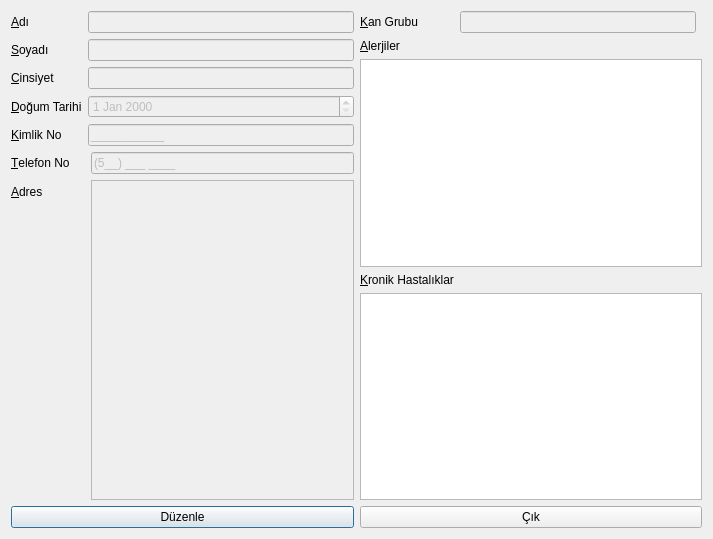
<?xml version="1.0" encoding="UTF-8"?>
<ui version="4.0">
 <class>HastaBilgi</class>
 <widget class="QDialog" name="HastaBilgi">
  <property name="geometry">
   <rect>
    <x>0</x>
    <y>0</y>
    <width>713</width>
    <height>539</height>
   </rect>
  </property>
  <property name="windowTitle">
   <string>Dialog</string>
  </property>
  <layout class="QGridLayout" name="gridLayout_2">
   <item row="0" column="0">
    <layout class="QFormLayout" name="formLayout">
     <item row="0" column="0">
      <widget class="QLabel" name="lblAdi">
       <property name="text">
        <string>&amp;Adı</string>
       </property>
       <property name="buddy">
        <cstring>leAdi</cstring>
       </property>
      </widget>
     </item>
     <item row="0" column="1">
      <widget class="QLineEdit" name="leAdi">
       <property name="enabled">
        <bool>false</bool>
       </property>
      </widget>
     </item>
     <item row="1" column="0">
      <widget class="QLabel" name="lblSoyadi">
       <property name="text">
        <string>&amp;Soyadı</string>
       </property>
       <property name="buddy">
        <cstring>leSoyadi</cstring>
       </property>
      </widget>
     </item>
     <item row="1" column="1">
      <widget class="QLineEdit" name="leSoyadi">
       <property name="enabled">
        <bool>false</bool>
       </property>
      </widget>
     </item>
     <item row="2" column="0">
      <widget class="QLabel" name="lblCinsiyet">
       <property name="text">
        <string>&amp;Cinsiyet</string>
       </property>
       <property name="buddy">
        <cstring>leCinsiyet</cstring>
       </property>
      </widget>
     </item>
     <item row="3" column="0">
      <widget class="QLabel" name="lblDogumTarihi">
       <property name="text">
        <string>&amp;Doğum Tarihi</string>
       </property>
       <property name="buddy">
        <cstring>deDogumTarihi</cstring>
       </property>
      </widget>
     </item>
     <item row="3" column="1">
      <widget class="QDateEdit" name="deDogumTarihi">
       <property name="enabled">
        <bool>false</bool>
       </property>
      </widget>
     </item>
     <item row="4" column="0">
      <widget class="QLabel" name="lblKimlikNo">
       <property name="text">
        <string>&amp;Kimlik No</string>
       </property>
       <property name="buddy">
        <cstring>leKimlikNo</cstring>
       </property>
      </widget>
     </item>
     <item row="4" column="1">
      <widget class="QLineEdit" name="leKimlikNo">
       <property name="enabled">
        <bool>false</bool>
       </property>
       <property name="inputMask">
        <string>00000000000;_</string>
       </property>
      </widget>
     </item>
     <item row="2" column="1">
      <widget class="QLineEdit" name="leCinsiyet">
       <property name="enabled">
        <bool>false</bool>
       </property>
      </widget>
     </item>
    </layout>
   </item>
   <item row="0" column="1" rowspan="2">
    <layout class="QGridLayout" name="gridLayout">
     <item row="4" column="0">
      <widget class="QLabel" name="lblKronikHastaliklar">
       <property name="text">
        <string>&amp;Kronik Hastalıklar</string>
       </property>
       <property name="buddy">
        <cstring>lwKronikHastaliklar</cstring>
       </property>
      </widget>
     </item>
     <item row="5" column="0" colspan="3">
      <widget class="QListWidget" name="lwKronikHastaliklar"/>
     </item>
     <item row="2" column="0" colspan="3">
      <widget class="QListWidget" name="lwAlerjiler"/>
     </item>
     <item row="3" column="2">
      <layout class="QFormLayout" name="formLayout_3"/>
     </item>
     <item row="1" column="0">
      <widget class="QLabel" name="lblAlerjiler">
       <property name="text">
        <string>&amp;Alerjiler</string>
       </property>
       <property name="buddy">
        <cstring>lwAlerjiler</cstring>
       </property>
      </widget>
     </item>
     <item row="0" column="0">
      <widget class="QLabel" name="lblKanGrubu">
       <property name="text">
        <string>&amp;Kan Grubu</string>
       </property>
       <property name="buddy">
        <cstring>leKanGrubu</cstring>
       </property>
      </widget>
     </item>
     <item row="0" column="1">
      <widget class="QLineEdit" name="leKanGrubu">
       <property name="enabled">
        <bool>false</bool>
       </property>
      </widget>
     </item>
     <item row="6" column="2">
      <layout class="QFormLayout" name="formLayout_4"/>
     </item>
    </layout>
   </item>
   <item row="1" column="0">
    <layout class="QFormLayout" name="formLayout_2">
     <item row="0" column="0">
      <widget class="QLabel" name="lblTel">
       <property name="text">
        <string>&amp;Telefon No     </string>
       </property>
       <property name="buddy">
        <cstring>leTel</cstring>
       </property>
      </widget>
     </item>
     <item row="0" column="1">
      <widget class="QLineEdit" name="leTel">
       <property name="enabled">
        <bool>false</bool>
       </property>
       <property name="inputMask">
        <string>(5##) ### ####;_</string>
       </property>
      </widget>
     </item>
     <item row="1" column="0">
      <widget class="QLabel" name="lblAdres">
       <property name="text">
        <string>&amp;Adres</string>
       </property>
       <property name="buddy">
        <cstring>teAdres</cstring>
       </property>
      </widget>
     </item>
     <item row="1" column="1">
      <widget class="QTextEdit" name="teAdres">
       <property name="enabled">
        <bool>false</bool>
       </property>
      </widget>
     </item>
    </layout>
   </item>
   <item row="2" column="0">
    <widget class="QPushButton" name="btnDuzenle">
     <property name="text">
      <string>Düzenle</string>
     </property>
    </widget>
   </item>
   <item row="2" column="1">
    <widget class="QPushButton" name="btnCik">
     <property name="text">
      <string>Çık</string>
     </property>
    </widget>
   </item>
  </layout>
 </widget>
 <resources/>
 <connections>
  <connection>
   <sender>btnCik</sender>
   <signal>clicked()</signal>
   <receiver>HastaBilgi</receiver>
   <slot>reject()</slot>
   <hints>
    <hint type="sourcelabel">
     <x>703</x>
     <y>529</y>
    </hint>
    <hint type="destinationlabel">
     <x>566</x>
     <y>483</y>
    </hint>
   </hints>
  </connection>
 </connections>
</ui>
